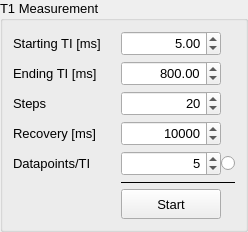
    <widget class="QGroupBox" name="MeasParamWidget">
     <property name="sizePolicy">
      <sizepolicy hsizetype="Expanding" vsizetype="Minimum">
       <horstretch>0</horstretch>
       <verstretch>0</verstretch>
      </sizepolicy>
     </property>
     <property name="font">
      <font>
       <pointsize>10</pointsize>
      </font>
     </property>
     <property name="title">
      <string>T1 Measurement</string>
     </property>
     <layout class="QHBoxLayout" name="horizontalLayout">
      <property name="spacing">
       <number>0</number>
      </property>
      <property name="leftMargin">
       <number>10</number>
      </property>
      <property name="topMargin">
       <number>10</number>
      </property>
      <property name="rightMargin">
       <number>10</number>
      </property>
      <property name="bottomMargin">
       <number>10</number>
      </property>
      <item>
       <widget class="QWidget" name="controls" native="true">
        <layout class="QFormLayout" name="controls_layout">
         <property name="horizontalSpacing">
          <number>20</number>
         </property>
         <property name="verticalSpacing">
          <number>5</number>
         </property>
         <property name="leftMargin">
          <number>0</number>
         </property>
         <property name="topMargin">
          <number>0</number>
         </property>
         <property name="rightMargin">
          <number>0</number>
         </property>
         <property name="bottomMargin">
          <number>0</number>
         </property>
         <item row="0" column="0">
          <widget class="QLabel" name="t1StartLabel">
           <property name="sizePolicy">
            <sizepolicy hsizetype="Minimum" vsizetype="Preferred">
             <horstretch>0</horstretch>
             <verstretch>0</verstretch>
            </sizepolicy>
           </property>
           <property name="font">
            <font>
             <pointsize>10</pointsize>
            </font>
           </property>
           <property name="text">
            <string>Starting TI [ms]</string>
           </property>
          </widget>
         </item>
         <item row="0" column="1">
          <widget class="QDoubleSpinBox" name="t1Start_input">
           <property name="sizePolicy">
            <sizepolicy hsizetype="Fixed" vsizetype="Fixed">
             <horstretch>0</horstretch>
             <verstretch>0</verstretch>
            </sizepolicy>
           </property>
           <property name="minimumSize">
            <size>
             <width>100</width>
             <height>25</height>
            </size>
           </property>
           <property name="maximumSize">
            <size>
             <width>100</width>
             <height>25</height>
            </size>
           </property>
           <property name="alignment">
            <set>Qt::AlignRight|Qt::AlignTrailing|Qt::AlignVCenter</set>
           </property>
           <property name="minimum">
            <double>1.000000000000000</double>
           </property>
           <property name="maximum">
            <double>100000.000000000000000</double>
           </property>
           <property name="singleStep">
            <double>10.000000000000000</double>
           </property>
           <property name="value">
            <double>5.000000000000000</double>
           </property>
          </widget>
         </item>
         <item row="1" column="0">
          <widget class="QLabel" name="t1EndLabel">
           <property name="sizePolicy">
            <sizepolicy hsizetype="Minimum" vsizetype="Preferred">
             <horstretch>0</horstretch>
             <verstretch>0</verstretch>
            </sizepolicy>
           </property>
           <property name="font">
            <font>
             <pointsize>10</pointsize>
            </font>
           </property>
           <property name="text">
            <string>Ending TI [ms]</string>
           </property>
          </widget>
         </item>
         <item row="1" column="1">
          <widget class="QDoubleSpinBox" name="t1End_input">
           <property name="sizePolicy">
            <sizepolicy hsizetype="Fixed" vsizetype="Fixed">
             <horstretch>0</horstretch>
             <verstretch>0</verstretch>
            </sizepolicy>
           </property>
           <property name="minimumSize">
            <size>
             <width>100</width>
             <height>25</height>
            </size>
           </property>
           <property name="maximumSize">
            <size>
             <width>100</width>
             <height>25</height>
            </size>
           </property>
           <property name="alignment">
            <set>Qt::AlignRight|Qt::AlignTrailing|Qt::AlignVCenter</set>
           </property>
           <property name="minimum">
            <double>10.000000000000000</double>
           </property>
           <property name="maximum">
            <double>100000.000000000000000</double>
           </property>
           <property name="singleStep">
            <double>10.000000000000000</double>
           </property>
           <property name="value">
            <double>800.000000000000000</double>
           </property>
          </widget>
         </item>
         <item row="2" column="0">
          <widget class="QLabel" name="t1StepLabel">
           <property name="sizePolicy">
            <sizepolicy hsizetype="Minimum" vsizetype="Preferred">
             <horstretch>0</horstretch>
             <verstretch>0</verstretch>
            </sizepolicy>
           </property>
           <property name="font">
            <font>
             <pointsize>10</pointsize>
            </font>
           </property>
           <property name="text">
            <string>Steps</string>
           </property>
          </widget>
         </item>
         <item row="2" column="1">
          <widget class="QSpinBox" name="t1Step_input">
           <property name="sizePolicy">
            <sizepolicy hsizetype="Fixed" vsizetype="Fixed">
             <horstretch>0</horstretch>
             <verstretch>0</verstretch>
            </sizepolicy>
           </property>
           <property name="minimumSize">
            <size>
             <width>100</width>
             <height>25</height>
            </size>
           </property>
           <property name="maximumSize">
            <size>
             <width>100</width>
             <height>25</height>
            </size>
           </property>
           <property name="alignment">
            <set>Qt::AlignRight|Qt::AlignTrailing|Qt::AlignVCenter</set>
           </property>
           <property name="maximum">
            <number>1000</number>
           </property>
           <property name="value">
            <number>20</number>
           </property>
          </widget>
         </item>
         <item row="3" column="0">
          <widget class="QLabel" name="t1RecoveryLabel">
           <property name="sizePolicy">
            <sizepolicy hsizetype="Minimum" vsizetype="Preferred">
             <horstretch>0</horstretch>
             <verstretch>0</verstretch>
            </sizepolicy>
           </property>
           <property name="font">
            <font>
             <pointsize>10</pointsize>
            </font>
           </property>
           <property name="text">
            <string>Recovery [ms]</string>
           </property>
          </widget>
         </item>
         <item row="3" column="1">
          <widget class="QSpinBox" name="t1Recovery_input">
           <property name="sizePolicy">
            <sizepolicy hsizetype="Fixed" vsizetype="Fixed">
             <horstretch>0</horstretch>
             <verstretch>0</verstretch>
            </sizepolicy>
           </property>
           <property name="minimumSize">
            <size>
             <width>100</width>
             <height>25</height>
            </size>
           </property>
           <property name="maximumSize">
            <size>
             <width>100</width>
             <height>25</height>
            </size>
           </property>
           <property name="alignment">
            <set>Qt::AlignRight|Qt::AlignTrailing|Qt::AlignVCenter</set>
           </property>
           <property name="minimum">
            <number>0</number>
           </property>
           <property name="maximum">
            <number>100000</number>
           </property>
           <property name="singleStep">
            <number>1000</number>
           </property>
           <property name="value">
            <number>10000</number>
           </property>
          </widget>
         </item>
         <item row="4" column="0">
          <widget class="QLabel" name="dataAvgLabel_2">
           <property name="font">
            <font>
             <pointsize>10</pointsize>
            </font>
           </property>
           <property name="text">
            <string>Datapoints/TI</string>
           </property>
          </widget>
         </item>
         <item row="4" column="1">
          <layout class="QHBoxLayout" name="horizontalLayout_4">
           <item>
            <widget class="QSpinBox" name="dataAvg_input">
             <property name="sizePolicy">
              <sizepolicy hsizetype="Fixed" vsizetype="Fixed">
               <horstretch>0</horstretch>
               <verstretch>0</verstretch>
              </sizepolicy>
             </property>
             <property name="minimumSize">
              <size>
               <width>100</width>
               <height>25</height>
              </size>
             </property>
             <property name="maximumSize">
              <size>
               <width>100</width>
               <height>25</height>
              </size>
             </property>
             <property name="alignment">
              <set>Qt::AlignRight|Qt::AlignTrailing|Qt::AlignVCenter</set>
             </property>
             <property name="maximum">
              <number>100</number>
             </property>
             <property name="value">
              <number>5</number>
             </property>
            </widget>
           </item>
           <item>
            <widget class="QRadioButton" name="dataAvg_enable">
             <property name="font">
              <font>
               <pointsize>10</pointsize>
              </font>
             </property>
             <property name="text">
              <string/>
             </property>
             <property name="autoExclusive">
              <bool>false</bool>
             </property>
            </widget>
           </item>
          </layout>
         </item>
         <item row="5" column="1">
          <widget class="Line" name="line_2">
           <property name="frameShadow">
            <enum>QFrame::Plain</enum>
           </property>
           <property name="orientation">
            <enum>Qt::Horizontal</enum>
           </property>
          </widget>
         </item>
         <item row="6" column="1">
          <widget class="QPushButton" name="t1Start_btn">
           <property name="sizePolicy">
            <sizepolicy hsizetype="Fixed" vsizetype="Fixed">
             <horstretch>0</horstretch>
             <verstretch>0</verstretch>
            </sizepolicy>
           </property>
           <property name="minimumSize">
            <size>
             <width>100</width>
             <height>30</height>
            </size>
           </property>
           <property name="maximumSize">
            <size>
             <width>100</width>
             <height>30</height>
            </size>
           </property>
           <property name="font">
            <font>
             <pointsize>10</pointsize>
            </font>
           </property>
           <property name="text">
            <string>Start</string>
           </property>
          </widget>
         </item>
        </layout>
       </widget>
      </item>
     </layout>
    </widget>
